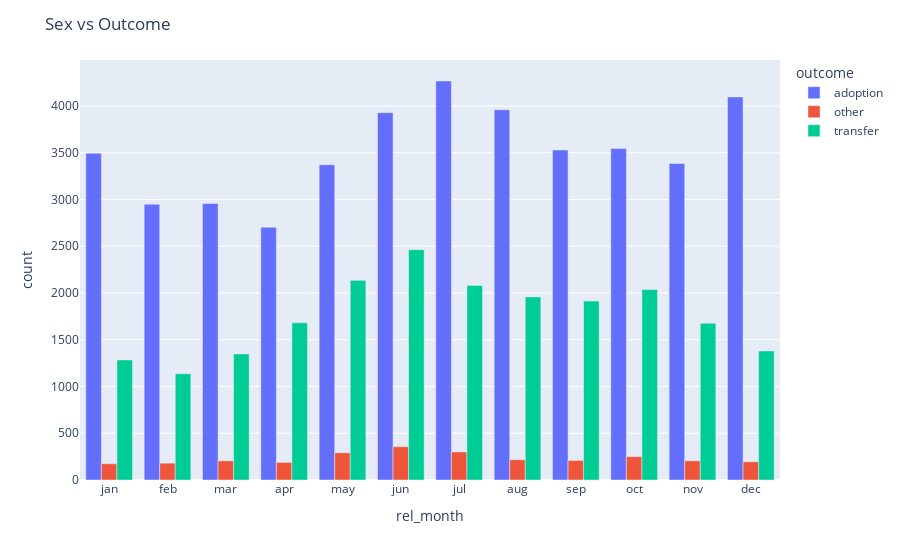

Notebook cell for this chart:
### Markdown cell above
### Q 1. Is Month Related to Outcome?

* $Ho$ = There is no relationship between month and outcome.
* $Ha$ = There is a relationship between month and outcome.

### Code cell
f.month_viz(train)

### Figure 1 — Plotly figure (JSON) as saved in the notebook; plotly's stock layout.template omitted (floating-point values rounded to 4 significant figures)
{"data": [{"alignmentgroup": "True", "hovertemplate": "outcome=adoption<br>rel_month=%{x}<br>count=%{y}<extra></extra>", "legendgroup": "adoption", "marker": {"color": "#636efa", "pattern": {"shape": ""}}, "name": "adoption", "offsetgroup": "adoption", "orientation": "v", "showlegend": true, "textposition": "auto", "type": "bar", "x": ["jan", "feb", "mar", "apr", "may", "jun", "jul", "aug", "sep", "oct", "nov", "dec"], "xaxis": "x", "y": [3495, 2949, 2957, 2703, 3371, 3928, 4267, 3959, 3529, 3545, 3386, 4097], "yaxis": "y"}, {"alignmentgroup": "True", "hovertemplate": "outcome=other<br>rel_month=%{x}<br>count=%{y}<extra></extra>", "legendgroup": "other", "marker": {"color": "#EF553B", "pattern": {"shape": ""}}, "name": "other", "offsetgroup": "other", "orientation": "v", "showlegend": true, "textposition": "auto", "type": "bar", "x": ["jan", "feb", "mar", "apr", "may", "jun", "jul", "aug", "sep", "oct", "nov", "dec"], "xaxis": "x", "y": [174, 180, 205, 188, 291, 356, 300, 217, 209, 250, 205, 195], "yaxis": "y"}, {"alignmentgroup": "True", "hovertemplate": "outcome=transfer<br>rel_month=%{x}<br>count=%{y}<extra></extra>", "legendgroup": "transfer", "marker": {"color": "#00cc96", "pattern": {"shape": ""}}, "name": "transfer", "offsetgroup": "transfer", "orientation": "v", "showlegend": true, "textposition": "auto", "type": "bar", "x": ["jan", "feb", "mar", "apr", "may", "jun", "jul", "aug", "sep", "oct", "nov", "dec"], "xaxis": "x", "y": [1284, 1136, 1348, 1681, 2135, 2463, 2081, 1958, 1913, 2036, 1676, 1380], "yaxis": "y"}], "layout": {"barmode": "group", "legend": {"title": {"text": "outcome"}, "tracegroupgap": 0}, "margin": {"t": 60}, "title": {"text": "Sex vs Outcome"}, "xaxis": {"anchor": "y", "domain": [0, 1], "title": {"text": "rel_month"}}, "yaxis": {"anchor": "x", "domain": [0, 1], "title": {"text": "count"}}}}
